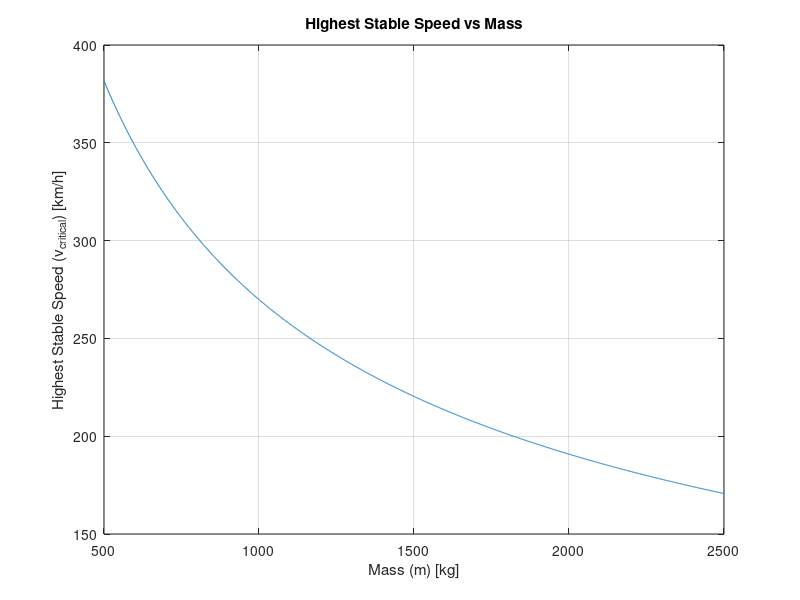

This figure's MATLAB source:
clear; clc; close all;

% Default Vehicle Parameters
%m = 1400;            % Gross weight, kg
a = 1.14;            % cg to front axle, m
b = 1.33;            % cg to rear axle, m
Cf = 25000;          % front tyre cornering stiffness
Cr = 21000;          % front tyre cornering stiffness

% Constants
Iz = 2420;           % yaw inertia, kg*m^2
g = 9.81;            % acceleration due to gravity, m/s^2

% m values from 500 to 2500
m_values = 500:1:2500; % Increment by 1

% Preallocate arrays for results
v_critical = zeros(size(m_values));
Kus_values = zeros(size(m_values));


% Iterate through m values
for i = 1:length(m_values)
    m = m_values(i);

    % Calculate L, Wf, Wr
    L = a + b; % Wheelbase, m
    Wf = (b / L) * m * g; % Weight on front axle, N
    Wr = (a / L) * m * g; % Weight on rear axle, N

    % Calculate understeer coefficient
    Kus = Wf / Cf - Wr / Cr; % Understeer coefficient
    Kus_values(i) = Kus; % Store Kus for later use

    % Calculate highest stable speed only for negative Kus (oversteer)
    %if Kus < 0
        v_critical(i) = sqrt((g * L) / abs(Kus)) * 3.6; % Convert to km/h
    %end

    % Display results based on Kus
    if Kus == 0
        disp('Neutral Steer');
    elseif Kus > 0
        fprintf('Understeer, infinite stability, characteristic speed = %.2f km/h\n', sqrt((g * L) / Kus) * 3.6);
    elseif Kus < 0
        fprintf('Oversteer, highest stable speed = %.2f km/h\n', v_critical(i));
    end
end

% Plot v_critical against Cr values
figure;
plot(m_values, v_critical);
xlabel('Mass (m) [kg]');
ylabel('Highest Stable Speed (v_{critical}) [km/h]');
title('Highest Stable Speed vs Mass');
grid on;